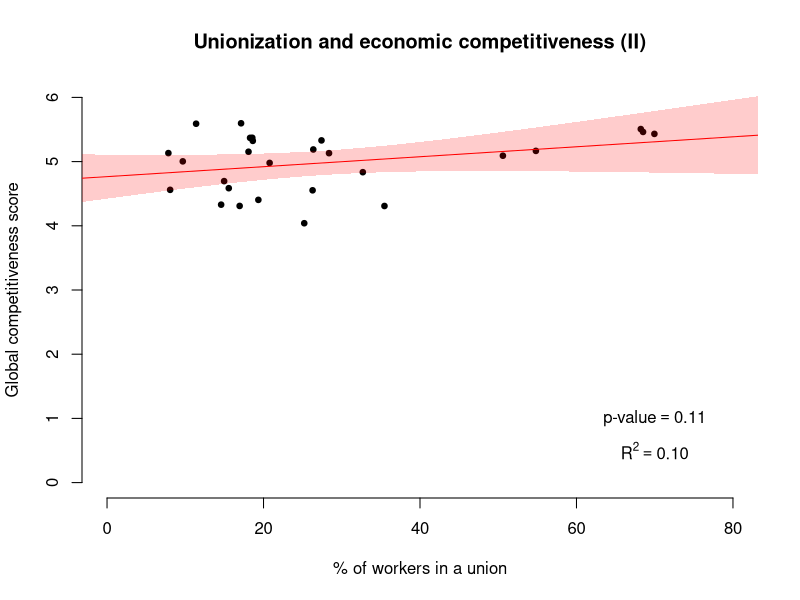
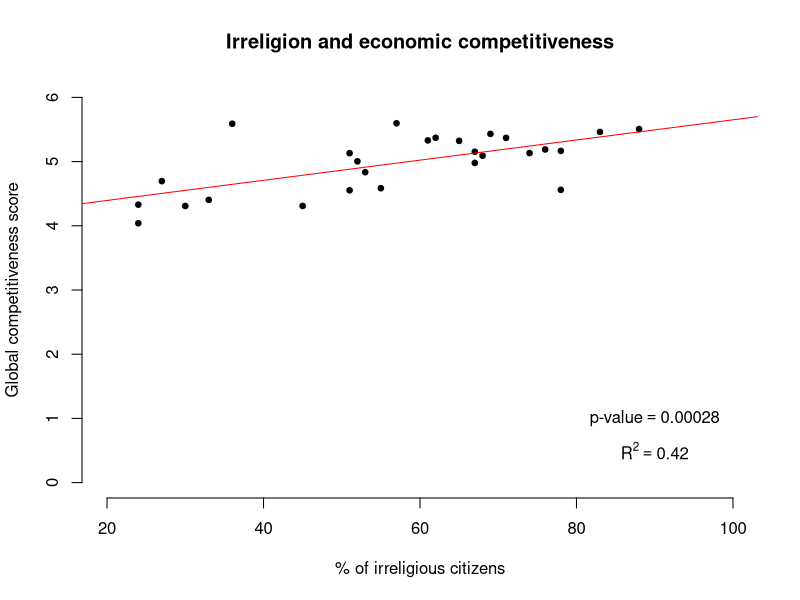
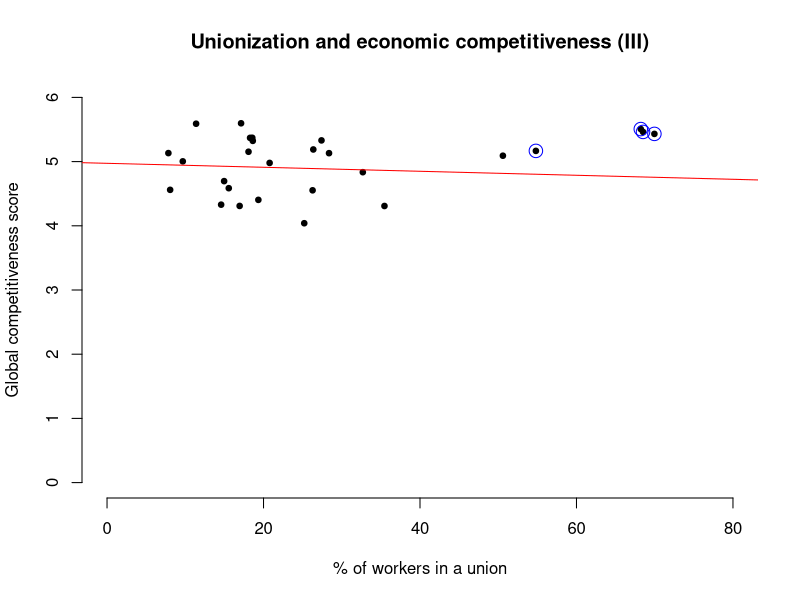
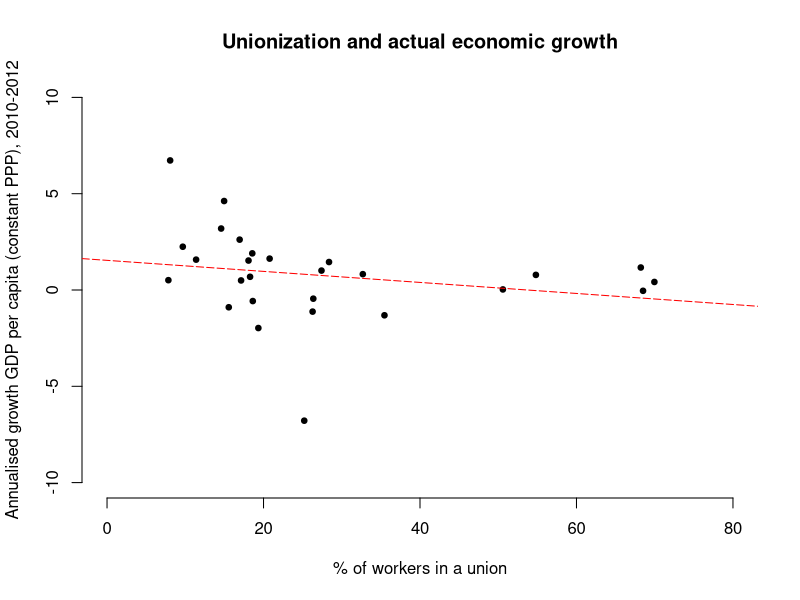

R code for these plots, in order:
setwd('~/Documents/Ideas/Blog/538-Unions/analysis')

# Load data
gci <- read.csv('data/gci.csv', stringsAsFactors=F)
union <- read.csv('data/union.csv', stringsAsFactors=F, na.strings="..")
gdp <- read.csv('data/gdp.csv', stringsAsFactors=F)
irreligion <- read.csv('data/irreligion.csv', stringsAsFactors=F)

# Clean data
union$CountryCode <- sub(":.*", "", union$Country)
gdp$CountryCode <- sub(":.*", "", gdp$Country)

# Merge data
ugci <- data.frame(Country = gci$Entity, CountryCode = gci$Entity.code, GCI2010 = gci$Value)
ugci <- merge(ugci, data.frame(CountryCode = union$CountryCode, Union2010 = union$X2010), by = "CountryCode")
ugci <- merge(ugci, irreligion, by = "CountryCode")
ugci <- merge(ugci, data.frame(CountryCode = gdp$CountryCode, GDP2010 = gdp$X2010, GDP2012 = gdp$X2012))


############################################################################ ###
# Problem 1: Plot Working-Hotelling confidence band for regression line     ####
############################################################################ ###

fit <- lm(GCI2010 ~ Union2010, data = ugci)

pbounds <- data.frame(Union2010 = -10:100)
CI <- predict(fit, pbounds, se.fit=T)
W <- sqrt( 2 * qf(0.90, 2, nrow(ugci)-2) ) # working-hotelling
bands <- cbind( CI$fit - W * CI$se.fit, CI$fit + W * CI$se.fit )

png('out/uniongci-bands.png',width=1000, height=1000, res=180)
plot(GCI2010 ~ Union2010, data=ugci,
     pch=19, xlim=c(0, 80), ylim=c(0,6), frame.plot=F, cex=0.75,
     xlab="% of workers in a union", ylab="Global competitiveness score",
     main="Unionization and economic competitiveness (II)")
abline( fit, col="red" )
polygon(c(pbounds$Union2010,rev(pbounds$Union2010)), c(bands[,1],rev(bands[,2])), lty=0, col=rgb(1,0,0,0.2))
r2 <- formatC(summary(fit)$r.squared, format="f", digits = 2)
p <- formatC(anova(fit)$'Pr(>F)'[1], format="f",  digits = 2)
text(70, 1, bquote(.('p-value') ==.(p)))
text(70, 0.5, bquote(R^2 == .(r2)))
dev.off()

############################################################################ ###
# Problem 2: Bivariate analysis using irreligion                            ####
############################################################################ ###

fit.irreligion <- lm(GCI2010 ~ Irreligion, data = ugci)

png('out/irreligiongci.png',width=1000, height=1000, res=180)
plot(GCI2010 ~ Irreligion, data=ugci,
     pch=19, xlim=c(20, 100), ylim=c(0,6), frame.plot=F, cex=0.75,
     xlab="% of irreligious citizens", ylab="Global competitiveness score",
     main="Irreligion and economic competitiveness")
abline( fit.irreligion, col="red" )
r2 <- formatC(summary(fit.irreligion)$r.squared, format="f", digits = 2)
p <- formatC(anova(fit.irreligion)$'Pr(>F)'[1], format="f",  digits = 5)
text(90, 1, bquote(.('p-value') ==.(p)))
text(90, 0.5, bquote(R^2 == .(r2)))
dev.off()

############################################################################ ###
# Problem 3: Influence of Nordic countries                                  ####
############################################################################ ###

nordics = c('Denmark', 'Norway', 'Finland', 'Sweden')
fit.nonnordic <- lm(GCI2010 ~ Union2010, data = ugci[!(ugci$Country %in% nordics),])

png('out/uniongci-nonnordic.png',width=1000, height=1000, res=180)
plot(GCI2010 ~ Union2010, data=ugci,
     pch=19, xlim=c(0, 80), ylim=c(0,6), frame.plot=F, cex=0.75,
     xlab="% of workers in a union", ylab="Global competitiveness score",
     main="Unionization and economic competitiveness (III)")
points(GCI2010 ~ Union2010, data=ugci[(ugci$Country %in% nordics),],
       pch=1, cex=1.8, col="blue")
abline( fit.nonnordic, col="red" )
dev.off()

############################################################################ ###
# Problem 4: Different dependent variable                                   ####
############################################################################ ###

ugci$growth1012 <- (sqrt(ugci$GDP2012/ugci$GDP2010)-1)*100
fit.gdpgrowth <- lm(growth1012 ~ Union2010, data = ugci)

png('out/uniongdpgrowth.png',width=1000, height=1000, res=180)
plot(growth1012 ~ Union2010, data=ugci,
     pch=19, xlim=c(0, 80), ylim=c(-10,10), frame.plot=F, cex=0.75,
     xlab="% of workers in a union", ylab="Annualised growth GDP per capita (constant PPP), 2010-2012",
     main="Unionization and actual economic growth")
abline( fit.gdpgrowth, col="red", lty="longdash" )
dev.off()
